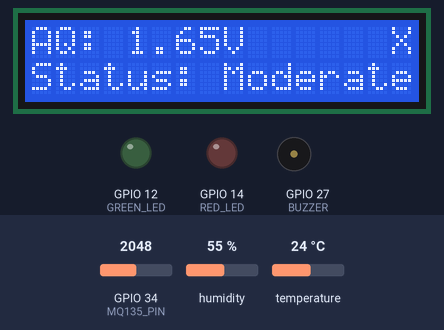
The sketch below on a simulated ESP32. On the bench: 16×2 character LCD, output pins drawn as LEDs (lit = HIGH), buzzer (waves = sounding). The test bench sets the inputs (shaded band); at power-on: GPIO 34 (MQ135_PIN) = 2048, humidity 55 %, temperature 24 °C (analog values on the 0–4095 scale). WiFi joins after 1.5 s; servers stay silent unless stated; uploads are accepted with an empty reply; what the sketch prints to the serial monitor is not drawn.

Above: at 10.6 s.
10.7 s: GPIO 34 (MQ135_PIN) set to 2425
21.5 s: GPIO 34 (MQ135_PIN) set to 2540
At 31.9 s:
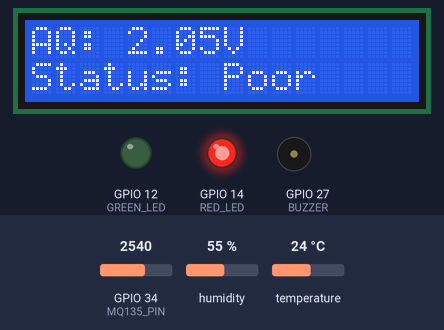
34.1 s: GPIO 34 (MQ135_PIN) set to 1228
At 40.5 s:
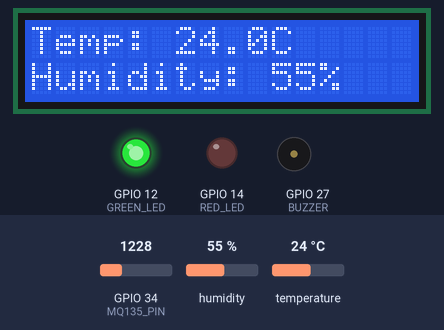
43.2 s: GPIO 34 (MQ135_PIN) set to 1305
At 50.6 s:
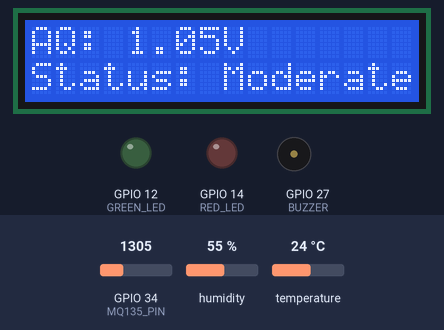
52.3 s: humidity set to 22 %
At 60.6 s:
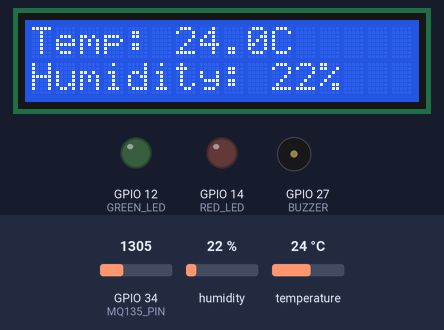
61.5 s: GPIO 34 (MQ135_PIN) set to 491
At 70.5 s:
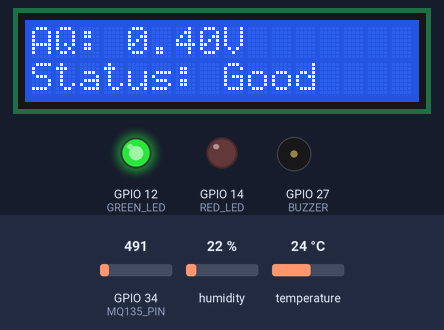
Timing chart, 0 to 72.0 s (numbered marks = the images above; inputs shaded):
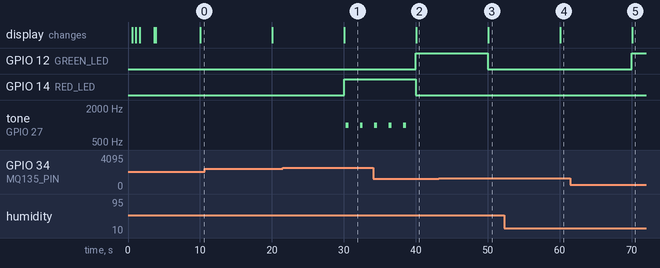

Measured:
- the behaviour switches between 2481 and 2482 on GPIO 34 (MQ135_PIN) (found by bisection; images 0 and 1)
- the behaviour switches between 1240 and 1241 on GPIO 34 (MQ135_PIN) (found by bisection; images 2 and 3)
- after the input at 21.5 s, GPIO 14 (RED_LED): LOW → HIGH after 8.5 s; tone on GPIO 27 (BUZZER): alternates 1000 Hz for 0.40 s and silent for 1.6 s, starting after 8.8 s; the display: changes after 8.6 s (image 1)
- after the input at 34.1 s, GPIO 12 (GREEN_LED): LOW → HIGH after 5.9 s; GPIO 14 (RED_LED): HIGH → LOW after 5.9 s; tone on GPIO 27 (BUZZER): goes on until 38.7 s, then stays silent
- after the input at 43.2 s, GPIO 12 (GREEN_LED): HIGH → LOW after 6.8 s; the display: changes after 6.9 s (image 3)
- after the input at 52.3 s, the display: changes after 7.8 s (image 4)
- after the input at 61.5 s, GPIO 12 (GREEN_LED): LOW → HIGH after 8.5 s; the display: changes after 8.6 s (image 5)

The sketch:

node.ino
```cpp
#include <WiFi.h>
#include <HTTPClient.h>
#include <Wire.h>
#include <LiquidCrystal_I2C.h>
#include <Adafruit_Sensor.h>
#include <DHT.h>
#include <ArduinoJson.h>

// --- Wi-Fi Configuration ---
const char* ssid = "MNNIT";        // Change this to your WiFi name
const char* password = ""; // Change this to your WiFi password

// --- Backend Server Configuration ---
// IMPORTANT: Replace with your laptop's local IP address
// Find it using: ifconfig (Linux/Mac) or ipconfig (Windows)
const char* serverUrl = "http://172.31.81.32:8000/api/sensor-data";  // CHANGE THIS IP!

// --- Pin Definitions ---
#define DHTPIN 4
#define DHTTYPE DHT11
#define MQ135_PIN 34
#define GREEN_LED 12
#define RED_LED 14
#define BUZZER 27

// --- LCD Setup ---
LiquidCrystal_I2C lcd(0x27, 16, 2);

// --- DHT Sensor ---
DHT dht(DHTPIN, DHTTYPE);

// --- Sensor Data Variables ---
float temperature = 0.0;
float humidity = 0.0;
int airQualityRaw = 0;
float airQualityVoltage = 0.0;
String airQualityLevel = "Unknown";

// --- Timing ---
unsigned long lastSensorTime = 0;
const long sensorDelay = 10000;  // Read and send every 10 seconds
unsigned long lastBeepTime = 0;
const long beepInterval = 2000;

// LCD alternating display
bool showTempHum = true;
unsigned long lcdLastSwitch = 0;
const long lcdSwitchInterval = 4000;

// Connection status
bool wifiConnected = false;
bool backendReachable = false;
int failedRequests = 0;
const int maxFailedRequests = 5;

// --- ADC Calibration ---
const float ADC_VREF = 3.3;

// --- Thresholds ---
const float AQ_GOOD_MAX = 1.0;
const float AQ_MODERATE_MAX = 2.0;

void setup() {
  Serial.begin(115200);

  // Initialize LCD
  lcd.init();
  lcd.backlight();
  lcd.setCursor(0, 0);
  lcd.print("Vayu Monitor");
  lcd.setCursor(0, 1);
  lcd.print("Starting...");

  // Initialize sensors
  dht.begin();
  analogReadResolution(12);
  analogSetPinAttenuation(MQ135_PIN, ADC_11db);

  // Initialize outputs
  pinMode(GREEN_LED, OUTPUT);
  pinMode(RED_LED, OUTPUT);
  pinMode(BUZZER, OUTPUT);
  digitalWrite(GREEN_LED, LOW);
  digitalWrite(RED_LED, LOW);
  digitalWrite(BUZZER, LOW);

  // Connect to WiFi
  connectToWiFi();

  delay(2000);
}

void connectToWiFi() {
  Serial.println("\n Connecting to WiFi...");
  lcd.clear();
  lcd.setCursor(0, 0);
  lcd.print("Connecting WiFi");

  WiFi.mode(WIFI_STA);
  WiFi.begin(ssid);

  int attempts = 0;
  while (WiFi.status() != WL_CONNECTED && attempts < 20) {
    delay(500);
    Serial.print(".");
    lcd.setCursor(attempts % 16, 1);
    lcd.print(".");
    attempts++;
  }

  if (WiFi.status() == WL_CONNECTED) {
    wifiConnected = true;
    Serial.println("\n WiFi Connected!");
    Serial.print("IP Address: ");
    Serial.println(WiFi.localIP());
    Serial.print("Server: ");
    Serial.println(serverUrl);

    lcd.clear();
    lcd.setCursor(0, 0);
    lcd.print("WiFi Connected!");
    lcd.setCursor(0, 1);
    lcd.print(WiFi.localIP());
    delay(2000);

    // Test backend connection
    testBackendConnection();
  } else {
    wifiConnected = false;
    Serial.println("\n WiFi connection failed!");
    lcd.clear();
    lcd.setCursor(0, 0);
    lcd.print("WiFi Failed!");
    lcd.setCursor(0, 1);
    lcd.print("Check Settings");
    delay(3000);
  }
}

void testBackendConnection() {
  Serial.println("Testing backend connection...");
  lcd.clear();
  lcd.setCursor(0, 0);
  lcd.print("Testing Backend");

  HTTPClient http;
  http.begin(String(serverUrl).substring(0, String(serverUrl).lastIndexOf('/')) + "/../health");
  http.setTimeout(5000);

  int httpCode = http.GET();

  if (httpCode > 0) {
    backendReachable = true;
    Serial.println("Backend is reachable!");
    lcd.setCursor(0, 1);
    lcd.print("Backend OK!");
  } else {
    backendReachable = false;
    Serial.println("Backend not reachable!");
    Serial.println("Check if server is running");
    lcd.setCursor(0, 1);
    lcd.print("Backend Error!");
  }

  http.end();
  delay(2000);
}

bool sendDataToBackend() {
  if (!wifiConnected) {
    Serial.println("WiFi not connected, attempting reconnect...");
    connectToWiFi();
    return false;
  }

  HTTPClient http;
  http.begin(serverUrl);
  http.addHeader("Content-Type", "application/json");
  http.setTimeout(5000);

  // Create JSON payload matching backend schema
  StaticJsonDocument<256> doc;
  doc["temperature"] = temperature;
  doc["humidity"] = humidity;
  doc["airQualityVoltage"] = airQualityVoltage;
  doc["airQualityLevel"] = airQualityLevel;

  String jsonPayload;
  serializeJson(doc, jsonPayload);

  // Send POST request
  int httpCode = http.POST(jsonPayload);

  bool success = false;
  if (httpCode > 0) {
    if (httpCode == 200) {
      success = true;
      failedRequests = 0;
      backendReachable = true;

      String response = http.getString();
      Serial.println("Data sent successfully!");
      Serial.println("Response: " + response);
    } else {
      Serial.printf("HTTP Error: %d\n", httpCode);
      failedRequests++;
    }
  } else {
    Serial.printf("Connection failed: %s\n", http.errorToString(httpCode).c_str());
    failedRequests++;

    if (failedRequests >= maxFailedRequests) {
      backendReachable = false;
      Serial.println("Too many failures, backend may be down");
    }
  }

  http.end();
  return success;
}

void readSensors() {
  // Read temperature and humidity
  temperature = dht.readTemperature();
  humidity = dht.readHumidity();

  // Check for valid readings
  if (isnan(temperature) || isnan(humidity)) {
    Serial.println("Failed to read from DHT sensor!");
    temperature = 0.0;
    humidity = 0.0;
  }

  // Read air quality
  airQualityRaw = analogRead(MQ135_PIN);
  airQualityVoltage = airQualityRaw * (ADC_VREF / 4095.0);

  // Classify air quality
  if (airQualityVoltage <= AQ_GOOD_MAX) {
    airQualityLevel = "Good";
  } else if (airQualityVoltage <= AQ_MODERATE_MAX) {
    airQualityLevel = "Moderate";
  } else {
    airQualityLevel = "Poor";
  }
}

void updateIndicators() {
  // Update LEDs based on air quality
  if (airQualityLevel == "Good") {
    digitalWrite(GREEN_LED, HIGH);
    digitalWrite(RED_LED, LOW);
  } else if (airQualityLevel == "Moderate") {
    digitalWrite(GREEN_LED, LOW);
    digitalWrite(RED_LED, LOW);
  } else {  // Poor
    digitalWrite(GREEN_LED, LOW);
    digitalWrite(RED_LED, HIGH);
  }
}

void updateLCD() {
  unsigned long now = millis();

  // Switch display every 4 seconds
  if (now - lcdLastSwitch >= lcdSwitchInterval) {
    showTempHum = !showTempHum;
    lcdLastSwitch = now;
  }

  lcd.clear();

  if (showTempHum) {
    // Show temperature and humidity
    lcd.setCursor(0, 0);
    lcd.printf("Temp: %.1fC", temperature);
    lcd.setCursor(0, 1);
    lcd.printf("Humidity: %.0f%%", humidity);
  } else {
    // Show air quality
    lcd.setCursor(0, 0);
    lcd.printf("AQ: %.2fV", airQualityVoltage);
    lcd.setCursor(0, 1);
    lcd.print("Status: " + airQualityLevel);
  }

  // Show connection status indicator in corner
  if (!backendReachable) {
    lcd.setCursor(15, 0);
    lcd.print("X");  // Connection error indicator
  } else if (failedRequests > 0) {
    lcd.setCursor(15, 0);
    lcd.print("!");  // Warning indicator
  }
}

void handleBuzzer() {
  unsigned long now = millis();

  if (airQualityLevel == "Poor") {
    if (now - lastBeepTime >= beepInterval) {
      tone(BUZZER, 1000, 400);  // 400ms beep
      lastBeepTime = now;
    }
  } else {
    noTone(BUZZER);
  }
}

void printDebugInfo() {
  Serial.println("\n Current Readings:");
  Serial.printf("   Temperature: %.1f°C\n", temperature);
  Serial.printf("   Humidity: %.0f%%\n", humidity);
  Serial.printf("   Air Quality: %.2fV (%s)\n", airQualityVoltage, airQualityLevel.c_str());
  Serial.printf("   WiFi: %s | Backend: %s | Failed: %d\n",
                wifiConnected ? "✓" : "✗",
                backendReachable ? "✓" : "✗",
                failedRequests);
}

void loop() {
  unsigned long currentMillis = millis();

  // Read sensors and send data every 2 seconds
  if (currentMillis - lastSensorTime >= sensorDelay) {
    // Read sensor data
    readSensors();

    // Update indicators
    updateIndicators();

    // Update LCD
    updateLCD();

    // Print debug info to Serial
    printDebugInfo();

    // Send data to backend
    if (wifiConnected) {
      bool sent = sendDataToBackend();
      if (!sent && !backendReachable) {
        Serial.println("Backend unreachable - data not sent");
        Serial.println("Make sure backend server is running:");
        Serial.println("cd backend && uvicorn app.main:app --reload --host 0.0.0.0");
      }
    }

    lastSensorTime = currentMillis;
  }

  // Handle buzzer alerts
  handleBuzzer();

  // Auto-reconnect WiFi if disconnected
  if (WiFi.status() != WL_CONNECTED) {
    wifiConnected = false;
    Serial.println("WiFi disconnected! Reconnecting...");
    connectToWiFi();
  }
}
```
